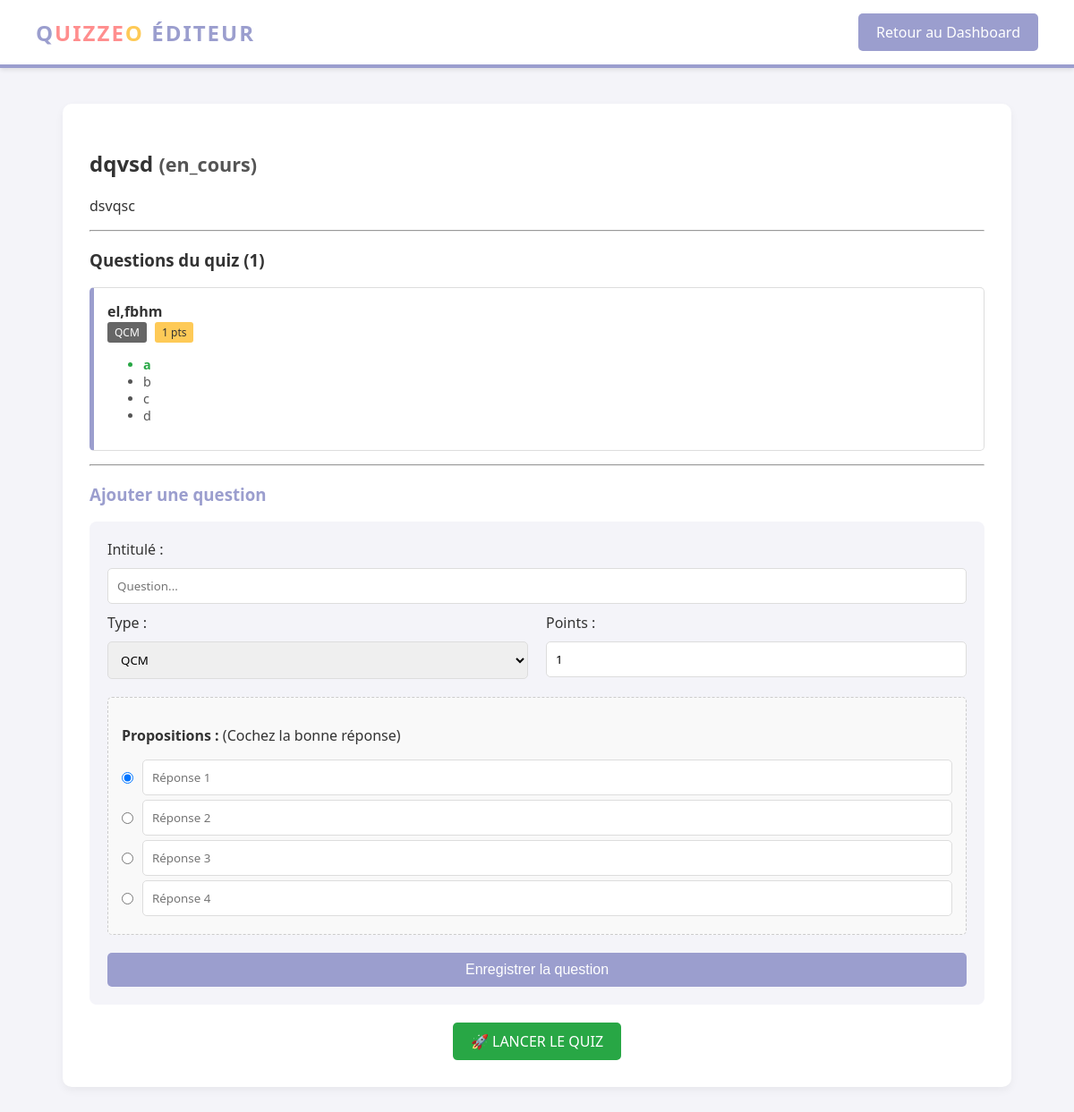
The page /edit_quiz.php?id=7 (signed in) on the database its author committed.
### tables this page shows
CREATE TABLE IF NOT EXISTS `quizzes` (
  `id` int NOT NULL AUTO_INCREMENT,
  `user_id` int NOT NULL,
  `titre` varchar(255) NOT NULL,
  `description` text,
  `status` enum('en_cours','lance','termine') DEFAULT 'en_cours',
  `created_at` timestamp NULL DEFAULT CURRENT_TIMESTAMP,
  PRIMARY KEY (`id`),
  KEY `user_id` (`user_id`)
);

CREATE TABLE IF NOT EXISTS `questions` (
  `id` int NOT NULL AUTO_INCREMENT,
  `quiz_id` int NOT NULL,
  `question_text` text NOT NULL,
  `type` enum('qcm','libre') NOT NULL,
  `points` int DEFAULT '1',
  `created_at` timestamp NULL DEFAULT CURRENT_TIMESTAMP,
  PRIMARY KEY (`id`),
  KEY `quiz_id` (`quiz_id`)
);

CREATE TABLE IF NOT EXISTS `answers` (
  `id` int NOT NULL AUTO_INCREMENT,
  `question_id` int NOT NULL,
  `answer_text` varchar(255) NOT NULL,
  `is_correct` tinyint(1) DEFAULT '0',
  PRIMARY KEY (`id`),
  KEY `question_id` (`question_id`)
);

### edit_quiz.php (the view, shortened to what this page needs)
<?php
require 'config/database.php';
$quiz_id = intval($_GET['id']);
$user_id = $_SESSION['user_id'];
$stmt = $pdo->prepare("SELECT * FROM quizzes WHERE id = ? AND user_id = ?");
$stmt->execute([$quiz_id, $user_id]);
$quiz = $stmt->fetch();
$stmt_q = $pdo->prepare("SELECT * FROM questions WHERE quiz_id = ? ORDER BY id ASC");
$stmt_q->execute([$quiz_id]);
$questions = $stmt_q->fetchAll();
?>
<!DOCTYPE html>
<html lang="fr">
<head>
    <link rel="stylesheet" href="assets/css/style.css">
</head>
<body>
    <header>
        <div class="logo">Q<span>UIZZE</span><span class="last">O</span> Éditeur</div>
        <a href="dashboard_client.php" class="btn">Retour au Dashboard</a>
    </header>
    <div class="container">
        <h2><?= htmlspecialchars($quiz['titre']) ?> <span class="text-small">(<?= $quiz['status'] ?>)</span></h2>
        <p><?= htmlspecialchars($quiz['description']) ?></p>
        <hr>
        <h3>Questions du quiz (<?= count($questions) ?>)</h3>
        <?php foreach($questions as $q): ?>
            <div class="question-box">
                <strong><?= htmlspecialchars($q['question_text']) ?></strong><br>
                <span class="badge"><?= strtoupper($q['type']) ?></span>
                <span class="badge badge-points"><?= $q['points'] ?> pts</span>
                <?php if($q['type'] == 'qcm'):
                    $stmt_a = $pdo->prepare("SELECT * FROM answers WHERE question_id = ?");
                    $stmt_a->execute([$q['id']]);
                    $answers = $stmt_a->fetchAll();
                ?>
                    <ul class="text-small">
                    <?php foreach($answers as $a): ?>
                        <li class="<?= $a['is_correct'] ? 'text-success text-bold' : '' ?>">
                            <?= htmlspecialchars($a['answer_text']) ?>
                        </li>
                    <?php endforeach; ?>
                    </ul>
                <?php endif; ?>
            </div>
        <?php endforeach; ?>
        <hr>
        <h3 class="link-primary">Ajouter une question</h3>
        <form method="POST" class="form-box">
            <label>Intitulé :</label>
            <input type="text" name="question_text" required placeholder="Question...">
            <div class="flex-gap">
                <div class="flex-1">
                    <label>Type :</label>
                    <select name="type" id="typeSelect" onchange="toggleOptions()">
                        <option value="qcm">QCM</option>
                    </select>
                </div>
                <div class="flex-1">
                    <label>Points :</label>
                    <input type="number" name="points" value="1" min="1">
                </div>
            </div>
            <div id="qcmOptions" class="qcm-options">
                <p><strong>Propositions :</strong> (Cochez la bonne réponse)</p>
                <?php for($i=1; $i<=4; $i++): ?>
                <div class="radio-group">
                    <input type="radio" name="correct_answer" value="<?= $i ?>" <?= $i==1 ? 'checked' : '' ?> class="radio-input">
                    <input type="text" name="answers[]" placeholder="Réponse <?= $i ?>" class="text-input-simple">
                </div>
                <?php endfor; ?>
            </div>
            <button type="submit" class="btn btn-full mt-20">Enregistrer la question</button>
        </form>
        <div class="text-center mt-20">
            <a href="edit_quiz.php?id=<?= $quiz_id ?>&publish=true" class="btn btn-success" onclick="return confirm('Confirmer ?')">
                🚀 LANCER LE QUIZ
            </a>
        </div>
    </div>
</body>
</html>

### assets/css/style.css (style rules this page uses)
:root { --color-primary: #9b9ece; --color-secondary: #ff8e8e; --color-accent: #feca57; --color-text: #333; --color-bg: #f4f4f9; --color-white: #ffffff; --color-grey-light: #eee; --color-success: #28a745; --color-danger: #dc3545; --color-warning: #ffc107; }
body { font-family: 'Segoe UI', Tahoma, Geneva, Verdana, sans-serif; background-color: var(--color-bg); color: var(--color-text); margin: 0; padding: 0; display: flex; flex-direction: column; min-height: 100vh; }
header { background-color: var(--color-white); padding: 15px 40px; box-shadow: 0 2px 5px rgba(0,0,0,0.1); display: flex; justify-content: space-between; align-items: center; border-bottom: 4px solid var(--color-primary); }
.logo { font-size: 24px; font-weight: bold; color: var(--color-primary); text-transform: uppercase; letter-spacing: 2px; }
.logo span { color: var(--color-secondary); }
.logo span.last { color: var(--color-accent); }
.link-primary { color: var(--color-primary); text-decoration: none; }
.container { width: 90%; max-width: 1000px; margin: 40px auto; background: var(--color-white); padding: 30px; border-radius: 10px; box-shadow: 0 4px 10px rgba(0,0,0,0.05); }
.btn { background-color: var(--color-primary); color: white; padding: 10px 20px; border: none; border-radius: 5px; cursor: pointer; font-size: 16px; text-decoration: none; display: inline-block; transition: opacity 0.3s; text-align: center; }
.btn-success { background-color: var(--color-success); }
.btn-full { width: 100%; }
input, select, textarea { width: 100%; padding: 10px; margin: 10px 0; border: 1px solid #ddd; border-radius: 5px; box-sizing: border-box; font-family: inherit; }
.radio-group { display: flex; align-items: center; gap: 10px; margin-bottom: 5px; }
.radio-input { width: auto; margin: 0; }
.text-input-simple { margin: 0; }
.text-success { color: var(--color-success); }
.text-bold { font-weight: bold; }
.text-center { text-align: center; }
.text-small { font-size: 0.9em; color: #555; }
.mt-20 { margin-top: 20px; }
.flex-gap { display: flex; gap: 20px; }
.flex-1 { flex: 1; }
.question-box { background: #fff; border: 1px solid #ddd; padding: 15px; margin-bottom: 15px; border-radius: 5px; border-left: 5px solid var(--color-primary); }
.badge { display: inline-block; padding: 3px 8px; border-radius: 3px; font-size: 12px; color: white; background: #666; margin-right: 5px; }
.badge-points { background: var(--color-accent); color: #333; }
.qcm-options { display: none; background: #f9f9f9; padding: 15px; border: 1px dashed #ccc; margin-top: 10px; border-radius: 5px; }
.form-box { background: #f4f4f9; padding: 20px; border-radius: 8px; }

### rows shown on the page
quizzes: titre "dqvsd", status "en_cours", description "dsvqsc"
questions: question_text "el,fbhm", type "QCM", points "1"
answers: answer_text "a"
answers: answer_text "b"
answers: answer_text "c"
answers: answer_text "d"

### other values the page prints
count($questions) "1"
